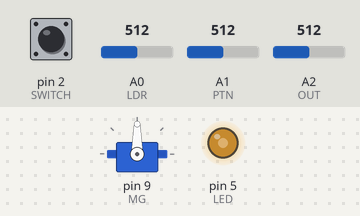
Simulated run of this sketch. Board: Arduino Uno, built with avr-gcc and run on an emulated ATmega328P. Shown: servo, output pins drawn as LEDs (lit = HIGH). The inputs (shaded band) are chosen by the test bench; at power-on: A0 (LDR) = 512, A2 (OUT) = 512, pin 2 (SWITCH) HIGH, A1 (PTN) = 512.

Above: at 1.2 s.
1.3 s: A0 (LDR) set to 531
At 1.9 s:
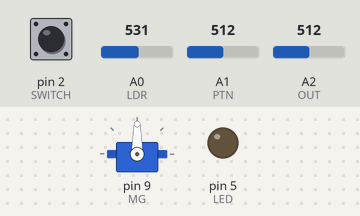
2.8 s: A2 (OUT) set to 716
At 4.0 s:
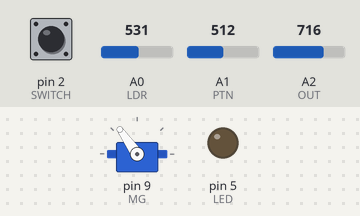
4.3 s: pin 2 (SWITCH) pulled LOW for 0.15 s
At 5.4 s:
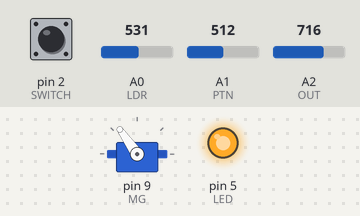
5.9 s: A2 (OUT) set to 900
At 6.6 s:
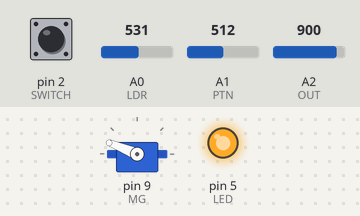
7.4 s: pin 2 (SWITCH) pulled LOW for 1 s
At 7.7 s:
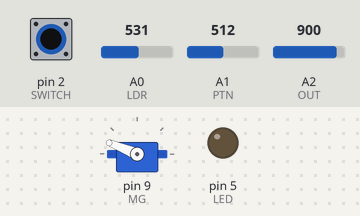
9.9 s: A0 (LDR) set to 511
At 10.9 s:
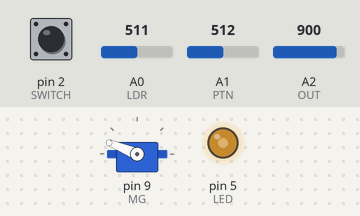
Timing chart, 0 to 12.4 s (numbered marks = the images above; inputs shaded):
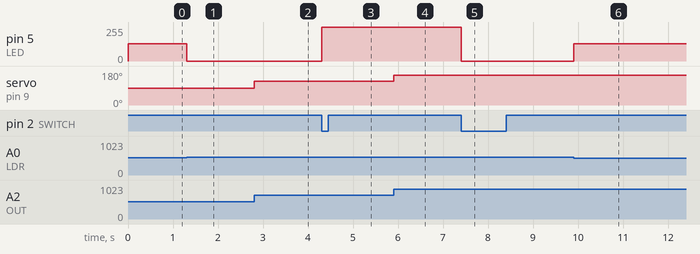

Measured:
- the behaviour switches between 512 and 513 on A0 (LDR) (found by bisection; images 0 and 1)
- after the input at 1.3 s, pin 5 (LED): 128/255 → 0/255 at once
- after the input at 2.8 s, servo on pin 9 (MG): 90° → 125° at once
- after the input at 4.3 s, pin 5 (LED): 0/255 → 255/255 at once
- after the input at 5.9 s, servo on pin 9 (MG): 125° → 158° at once
- after the input at 7.4 s, pin 5 (LED): 255/255 → 0/255 at once
- after the input at 9.9 s, pin 5 (LED): 0/255 → 128/255 at once

The sketch:

Sensors.ino
```cpp
#include <Servo.h>
#define LDR A0
#define PTN A1
#define OUT A2
#define SWITCH 2
#define LED 5
Servo MG;
bool state[2];
bool Auto = true;

void setup()
{
    MG.attach(9);
    pinMode(LED, OUTPUT);
    pinMode(SWITCH, INPUT);
}

void loop()
{
    state[1] = state[0];
    state[0] = digitalRead(SWITCH);
    if (!state[0] && state[1])
        Auto = !Auto;
    if (!Auto)
        analogWrite(LED, 255);
    else
    {
        if (analogRead(LDR) < 513)
            analogWrite(LED, analogRead(PTN) / 4);
        else
            analogWrite(LED, 0);
    }
    MG.write(map(analogRead(OUT), 0, 1023, 0, 180));
}
```
